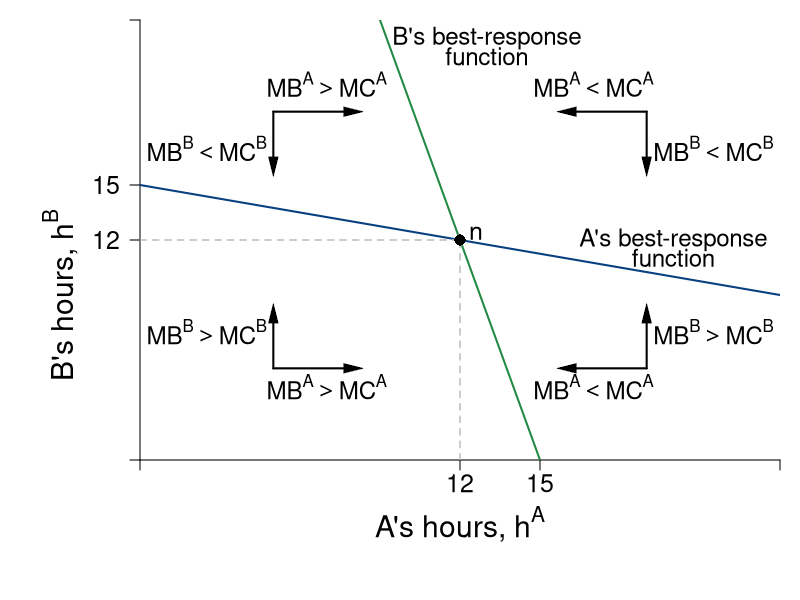

Source code (R):
require(shape)
pdf(file = "coordination_failures/coord_brfs_dynamics.pdf", width = 9, height = 7)

#Set parameters for graphics
pointsize <- 1.8
axislabelsize <- 1.8
labelsize <- 1.5
namesize <- 1.8
annotatesize <- 1.5
graphlinewidth <- 2
segmentlinewidth <- 1.5

COL <- c("#7fc97f", "#beaed4", "#fdc086", "#ffff99", "#386cb0", "#f0027f", "#bf5b17", "#666666")
COLA <- c("#99d8c9","#66c2a4","#41ae76", "#238b45", "#005824")
COLB <- c("#4eb3d3", "#2b8cbe", "#0868ac","#084081")

par(mar =  c(7, 7, 1, 1))

uA <- function(ea, eb, alpha = 30, beta = 1/2) {
  (alpha - beta*(ea+eb))*ea - 0.5*(ea)^2
}

uB <- function(ea, eb, alpha = 30, beta = 1/2) {
  (alpha - beta*(ea+eb))*eb - 0.5*(eb)^2
}

brfB <- function(ea, alpha = 30, beta = 1/2) {
  (alpha - beta*ea)/(1 + 2*beta)
}

brfA <- function(ea, alpha = 30, beta = 1/2) {
  (alpha - ea*(1 + 2*beta))/(beta)
}

brfPE <- function(ea, alpha = 30, beta = 1/8) {
  alpha*(1 - beta*ea)
}

hANE <- function(alpha, beta = 1/2){
  alpha/(1 + 3*beta)
}

intercept1 <- function(alpha, beta = 1/2){
  alpha/(1 + 2*beta)
}

xlims <- c(0, 24)
ylims <- c(0, 24)

npts <- 501 

plot(0, 0, xlim = xlims, ylim = ylims, type = "n",
     xlab = expression(paste("")),
     ylab = expression(paste("")), 
     xaxt = "n", 
     yaxt = "n", 
     cex.lab = axislabelsize, 
     bty = "n",
     xaxs="i", 
     yaxs="i")

ticksy <- c(0, hANE(alpha = 30), intercept1(alpha = 30), ylims[2])
ylabels <- c(NA, 12, 15, NA)
ticksx <- c(0, hANE(alpha = 30), intercept1(alpha = 30), xlims[2])
xlabels <- c(NA, 12, 15, NA)

axis(1, at = ticksx,  pos = 0, labels = FALSE)
text(x = c(0, hANE(alpha = 30), intercept1(alpha = 30), xlims[2]), par("usr")[3] - 0.4, labels = xlabels, srt = 0, pos = 1, xpd = TRUE, cex = labelsize)

axis(2, at = ticksy, pos = 0, labels = ylabels, las = 1, cex.axis = labelsize)

npts <- 500 
xx1 <- seq(xlims[1], xlims[2], length.out = npts)
xx2 <- seq(9.4, 10.55, length.out = npts)


lines(xx1, brfA(xx1, alpha = 30, beta = 1/2), col = COLA[4], lwd = graphlinewidth)
lines(xx1, brfB(xx1, alpha = 30, beta = 1/2), col = COLB[4], lwd = graphlinewidth)

text(0.5*xlims[2], -3.5, expression(paste("A's hours, ", h^A)), xpd = TRUE, cex = axislabelsize)
text(-3, 9, expression(paste("B's hours, ", h^B)), xpd = TRUE, cex = axislabelsize, srt = 90) 


segments(0, 12, 12, 12, lty = 2, col = "gray" , lwd = segmentlinewidth)
segments(12, 0, 12, 12, lty = 2, col = "gray" , lwd = segmentlinewidth)


# Label Nash Eq. ----------------------------------------------------------

points(hANE(alpha = 30), hANE(alpha = 30), pch = 16, col = "black", cex = 1.5)
text(hANE(alpha = 31.5), hANE(alpha = 30) + 0.4, expression(paste(n)), cex = labelsize)

# B's BRF -----------------------------------------------------------------

text(13, 23, expression(paste("B's best-response")), cex = labelsize - 0.05)
text(13, 22, expression(paste("function")), cex = labelsize  - 0.05)
#text(5, 15.2, expression(paste(h^B*(h^A) == frac(alpha - beta*h^A, 1 + 2*beta) )), cex = labelsize)

# A' BRF ----------------------------------------------------- -------------

text(20, 12, expression(paste("A's best-response")), cex = labelsize - 0.05)
text(20, 11, expression(paste("function")), cex = labelsize - 0.05)
#text(17, 3.2, expression(paste(h^A*(h^B) == frac(alpha - beta*h^B, 1 + 2*beta) )), cex = labelsize)

# Dynamic Arrows ----------------------------------------------------------

# Q1 
Arrows(19, 19, 19, 16, col = "black", lty = 1, lwd = 2, arr.type = "triangle", arr.lwd = 0.5)
Arrows(19, 19, 16, 19, col = "black", lty = 1, lwd = 2, arr.type = "triangle", arr.lwd = 0.5)

# Q2
Arrows(5, 19, 5, 16, col = "black", lty = 1, lwd = 2, arr.type = "triangle", arr.lwd = 0.5)
Arrows(5, 19, 8, 19, col = "black", lty = 1, lwd = 2, arr.type = "triangle", arr.lwd = 0.5)

# Q3
Arrows(5, 5, 5, 8, col = "black", lty = 1, lwd = 2, arr.type = "triangle", arr.lwd = 0.5)
Arrows(5, 5, 8, 5, col = "black", lty = 1, lwd = 2, arr.type = "triangle", arr.lwd = 0.5)

# Q4
Arrows(19, 5, 16, 5, col = "black", lty = 1, lwd = 2, arr.type = "triangle", arr.lwd = 0.5)
Arrows(19, 5, 19, 8, col = "black", lty = 1, lwd = 2, arr.type = "triangle", arr.lwd = 0.5)


# Dynamics Labels ---------------------------------------------------------



# Q1
text(21.5, 17, expression(MB^B < MC^B), cex = labelsize - 0.05)
text(17, 20.5, expression(MB^A < MC^A), cex = labelsize - 0.05)

# Q2
text(7, 20.5, expression(MB^A > MC^A), cex = labelsize - 0.05)
text(2.5, 17, expression(MB^B < MC^B), cex = labelsize - 0.05)

# Q3
text(2.5, 7, expression(MB^B > MC^B), cex = labelsize - 0.05)
text(7, 4, expression(MB^A > MC^A), cex = labelsize - 0.05)

# Q4
text(21.5, 7, expression(MB^B > MC^B), cex = labelsize - 0.05)
text(17, 4, expression(MB^A < MC^A), cex = labelsize - 0.05)




dev.off()
